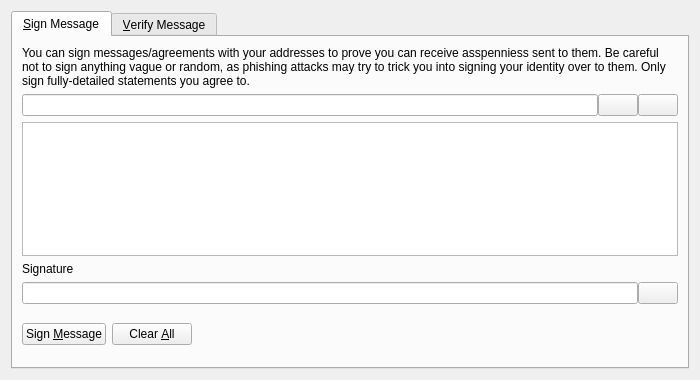
<?xml version="1.0" encoding="UTF-8"?>
<ui version="4.0">
 <class>SignVerifyMessageDialog</class>
 <widget class="QDialog" name="SignVerifyMessageDialog">
  <property name="geometry">
   <rect>
    <x>0</x>
    <y>0</y>
    <width>700</width>
    <height>380</height>
   </rect>
  </property>
  <property name="windowTitle">
   <string>Signatures - Sign / Verify a Message</string>
  </property>
  <property name="modal">
   <bool>true</bool>
  </property>
  <layout class="QVBoxLayout" name="verticalLayout">
   <item>
    <widget class="QTabWidget" name="tabWidget">
     <property name="currentIndex">
      <number>0</number>
     </property>
     <widget class="QWidget" name="tabSignMessage">
      <attribute name="title">
       <string>&amp;Sign Message</string>
      </attribute>
      <layout class="QVBoxLayout" name="verticalLayout_SM">
       <item>
        <widget class="QLabel" name="infoLabel_SM">
         <property name="text">
          <string>You can sign messages/agreements with your addresses to prove you can receive asspenniess sent to them. Be careful not to sign anything vague or random, as phishing attacks may try to trick you into signing your identity over to them. Only sign fully-detailed statements you agree to.</string>
         </property>
         <property name="textFormat">
          <enum>Qt::PlainText</enum>
         </property>
         <property name="wordWrap">
          <bool>true</bool>
         </property>
        </widget>
       </item>
       <item>
        <layout class="QHBoxLayout" name="horizontalLayout_1_SM">
         <property name="spacing">
          <number>0</number>
         </property>
         <item>
          <widget class="QValidatedLineEdit" name="addressIn_SM">
           <property name="toolTip">
            <string>The AssPennies address to sign the message with</string>
           </property>
          </widget>
         </item>
         <item>
          <widget class="QPushButton" name="addressBookButton_SM">
           <property name="toolTip">
            <string>Choose previously used address</string>
           </property>
           <property name="text">
            <string/>
           </property>
           <property name="icon">
            <iconset resource="../bitcoin.qrc">
             <normaloff>:/icons/address-book</normaloff>:/icons/address-book</iconset>
           </property>
           <property name="shortcut">
            <string>Alt+A</string>
           </property>
           <property name="autoDefault">
            <bool>false</bool>
           </property>
          </widget>
         </item>
         <item>
          <widget class="QPushButton" name="pasteButton_SM">
           <property name="toolTip">
            <string>Paste address from clipboard</string>
           </property>
           <property name="text">
            <string/>
           </property>
           <property name="icon">
            <iconset resource="../bitcoin.qrc">
             <normaloff>:/icons/editpaste</normaloff>:/icons/editpaste</iconset>
           </property>
           <property name="shortcut">
            <string>Alt+P</string>
           </property>
           <property name="autoDefault">
            <bool>false</bool>
           </property>
          </widget>
         </item>
        </layout>
       </item>
       <item>
        <widget class="QPlainTextEdit" name="messageIn_SM">
         <property name="toolTip">
          <string>Enter the message you want to sign here</string>
         </property>
        </widget>
       </item>
       <item>
        <widget class="QLabel" name="signatureLabel_SM">
         <property name="text">
          <string>Signature</string>
         </property>
         <property name="textFormat">
          <enum>Qt::PlainText</enum>
         </property>
        </widget>
       </item>
       <item>
        <layout class="QHBoxLayout" name="horizontalLayout_2_SM">
         <property name="spacing">
          <number>0</number>
         </property>
         <item>
          <widget class="QLineEdit" name="signatureOut_SM">
           <property name="font">
            <font>
             <italic>true</italic>
            </font>
           </property>
           <property name="readOnly">
            <bool>true</bool>
           </property>
          </widget>
         </item>
         <item>
          <widget class="QPushButton" name="copySignatureButton_SM">
           <property name="toolTip">
            <string>Copy the current signature to the system clipboard</string>
           </property>
           <property name="text">
            <string/>
           </property>
           <property name="icon">
            <iconset resource="../bitcoin.qrc">
             <normaloff>:/icons/editcopy</normaloff>:/icons/editcopy</iconset>
           </property>
           <property name="autoDefault">
            <bool>false</bool>
           </property>
          </widget>
         </item>
        </layout>
       </item>
       <item>
        <layout class="QHBoxLayout" name="horizontalLayout_3_SM">
         <item>
          <widget class="QPushButton" name="signMessageButton_SM">
           <property name="toolTip">
            <string>Sign the message to prove you own this AssPennies address</string>
           </property>
           <property name="text">
            <string>Sign &amp;Message</string>
           </property>
           <property name="icon">
            <iconset resource="../bitcoin.qrc">
             <normaloff>:/icons/edit</normaloff>:/icons/edit</iconset>
           </property>
           <property name="autoDefault">
            <bool>false</bool>
           </property>
          </widget>
         </item>
         <item>
          <widget class="QPushButton" name="clearButton_SM">
           <property name="toolTip">
            <string>Reset all sign message fields</string>
           </property>
           <property name="text">
            <string>Clear &amp;All</string>
           </property>
           <property name="icon">
            <iconset resource="../bitcoin.qrc">
             <normaloff>:/icons/remove</normaloff>:/icons/remove</iconset>
           </property>
           <property name="autoDefault">
            <bool>false</bool>
           </property>
          </widget>
         </item>
         <item>
          <spacer name="horizontalSpacer_1_SM">
           <property name="orientation">
            <enum>Qt::Horizontal</enum>
           </property>
           <property name="sizeHint" stdset="0">
            <size>
             <width>40</width>
             <height>48</height>
            </size>
           </property>
          </spacer>
         </item>
         <item>
          <widget class="QLabel" name="statusLabel_SM">
           <property name="font">
            <font>
             <weight>75</weight>
             <bold>true</bold>
            </font>
           </property>
           <property name="text">
            <string/>
           </property>
           <property name="wordWrap">
            <bool>true</bool>
           </property>
          </widget>
         </item>
         <item>
          <spacer name="horizontalSpacer_2_SM">
           <property name="orientation">
            <enum>Qt::Horizontal</enum>
           </property>
           <property name="sizeHint" stdset="0">
            <size>
             <width>40</width>
             <height>48</height>
            </size>
           </property>
          </spacer>
         </item>
        </layout>
       </item>
      </layout>
     </widget>
     <widget class="QWidget" name="tabVerifyMessage">
      <attribute name="title">
       <string>&amp;Verify Message</string>
      </attribute>
      <layout class="QVBoxLayout" name="verticalLayout_VM">
       <item>
        <widget class="QLabel" name="infoLabel_VM">
         <property name="text">
          <string>Enter the receiver's address, message (ensure you copy line breaks, spaces, tabs, etc. exactly) and signature below to verify the message. Be careful not to read more into the signature than what is in the signed message itself, to avoid being tricked by a man-in-the-middle attack. Note that this only proves the signing party receives with the address, it cannot prove sendership of any transaction!</string>
         </property>
         <property name="textFormat">
          <enum>Qt::PlainText</enum>
         </property>
         <property name="alignment">
          <set>Qt::AlignLeading|Qt::AlignLeft|Qt::AlignTop</set>
         </property>
         <property name="wordWrap">
          <bool>true</bool>
         </property>
        </widget>
       </item>
       <item>
        <layout class="QHBoxLayout" name="horizontalLayout_1_VM">
         <property name="spacing">
          <number>0</number>
         </property>
         <item>
          <widget class="QValidatedLineEdit" name="addressIn_VM">
           <property name="toolTip">
            <string>The AssPennies address the message was signed with</string>
           </property>
          </widget>
         </item>
         <item>
          <widget class="QPushButton" name="addressBookButton_VM">
           <property name="toolTip">
            <string>Choose previously used address</string>
           </property>
           <property name="text">
            <string/>
           </property>
           <property name="icon">
            <iconset resource="../bitcoin.qrc">
             <normaloff>:/icons/address-book</normaloff>:/icons/address-book</iconset>
           </property>
           <property name="shortcut">
            <string>Alt+A</string>
           </property>
           <property name="autoDefault">
            <bool>false</bool>
           </property>
          </widget>
         </item>
        </layout>
       </item>
       <item>
        <widget class="QPlainTextEdit" name="messageIn_VM"/>
       </item>
       <item>
        <widget class="QValidatedLineEdit" name="signatureIn_VM"/>
       </item>
       <item>
        <layout class="QHBoxLayout" name="horizontalLayout_2_VM">
         <item>
          <widget class="QPushButton" name="verifyMessageButton_VM">
           <property name="toolTip">
            <string>Verify the message to ensure it was signed with the specified AssPennies address</string>
           </property>
           <property name="text">
            <string>Verify &amp;Message</string>
           </property>
           <property name="icon">
            <iconset resource="../bitcoin.qrc">
             <normaloff>:/icons/transaction_0</normaloff>:/icons/transaction_0</iconset>
           </property>
           <property name="autoDefault">
            <bool>false</bool>
           </property>
          </widget>
         </item>
         <item>
          <widget class="QPushButton" name="clearButton_VM">
           <property name="toolTip">
            <string>Reset all verify message fields</string>
           </property>
           <property name="text">
            <string>Clear &amp;All</string>
           </property>
           <property name="icon">
            <iconset resource="../bitcoin.qrc">
             <normaloff>:/icons/remove</normaloff>:/icons/remove</iconset>
           </property>
           <property name="autoDefault">
            <bool>false</bool>
           </property>
          </widget>
         </item>
         <item>
          <spacer name="horizontalSpacer_1_VM">
           <property name="orientation">
            <enum>Qt::Horizontal</enum>
           </property>
           <property name="sizeHint" stdset="0">
            <size>
             <width>40</width>
             <height>48</height>
            </size>
           </property>
          </spacer>
         </item>
         <item>
          <widget class="QLabel" name="statusLabel_VM">
           <property name="font">
            <font>
             <weight>75</weight>
             <bold>true</bold>
            </font>
           </property>
           <property name="text">
            <string/>
           </property>
           <property name="wordWrap">
            <bool>true</bool>
           </property>
          </widget>
         </item>
         <item>
          <spacer name="horizontalSpacer_2_VM">
           <property name="orientation">
            <enum>Qt::Horizontal</enum>
           </property>
           <property name="sizeHint" stdset="0">
            <size>
             <width>40</width>
             <height>48</height>
            </size>
           </property>
          </spacer>
         </item>
        </layout>
       </item>
      </layout>
     </widget>
    </widget>
   </item>
  </layout>
 </widget>
 <customwidgets>
  <customwidget>
   <class>QValidatedLineEdit</class>
   <extends>QLineEdit</extends>
   <header>qt/qvalidatedlineedit.h</header>
  </customwidget>
 </customwidgets>
 <resources>
  <include location="../bitcoin.qrc"/>
 </resources>
 <connections/>
</ui>
